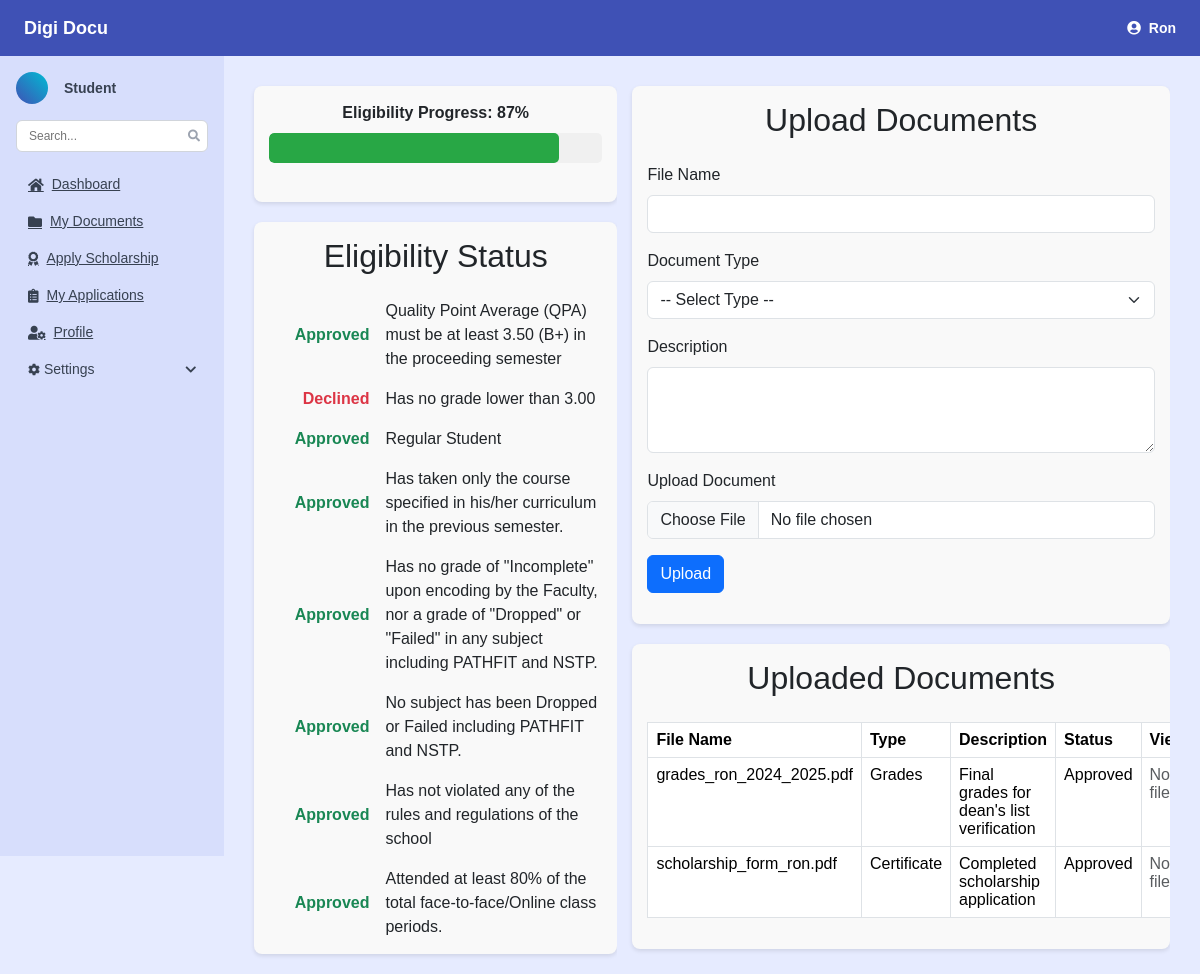
The app's page /homepage.php (signed in) with its own data.
### tables this page shows
CREATE TABLE `user` (
  `user_id` int(11) NOT NULL,
  `stud_id` int(11) DEFAULT NULL,
  `email` varchar(255) NOT NULL,
  `user_name` varchar(255) NOT NULL,
  `password` varchar(255) NOT NULL,
  `role` enum('Student','Admin','Dean','Registrar','Guidance') NOT NULL,
  `status` enum('Active','Inactive','Suspended') DEFAULT 'Active',
  `created_at` timestamp NOT NULL DEFAULT current_timestamp(),
  `last_login` timestamp NULL DEFAULT NULL
);

CREATE TABLE `document` (
  `doc_id` int(11) NOT NULL,
  `student_id` int(11) NOT NULL,
  `stud_id` int(11) NOT NULL,
  `doc_name` varchar(255) NOT NULL,
  `file_name` varchar(255) NOT NULL,
  `doc_type` varchar(100) NOT NULL,
  `doc_desc` text DEFAULT NULL,
  `file_path` varchar(500) DEFAULT NULL,
  `file` varchar(500) DEFAULT NULL,
  `file_size` bigint(20) DEFAULT NULL,
  `related_type` enum('enrollment','dean_list','scholarship','general') DEFAULT NULL,
  `related_id` int(11) DEFAULT NULL,
  `status` enum('Pending','Approved','Rejected','Declined') DEFAULT 'Pending',
  `comments` text DEFAULT NULL,
  `created_by` varchar(255) DEFAULT 'Student',
  `upload_date` timestamp NOT NULL DEFAULT current_timestamp(),
  `uploaded_at` timestamp NOT NULL DEFAULT current_timestamp(),
  `reviewed_by` int(11) DEFAULT NULL,
  `review_date` timestamp NULL DEFAULT NULL,
  `updated_at` timestamp NOT NULL DEFAULT current_timestamp() ON UPDATE current_timestamp()
);

### homepage.php (the view, shortened to what this page needs)
<?php
include('include/db.php');
$email = $_SESSION['email'] ?? '';
if (!empty($email)) {
    $sql = "SELECT stud_id FROM user WHERE email = ?";
    $stmt = $conn->prepare($sql);
    $stmt->bind_param("s", $email);
    $stmt->execute();
    $result = $stmt->get_result();
    $user = $result->fetch_assoc();
    $stud_id = $user['stud_id'] ?? null;
}
$documents = [];
$sql = "SELECT * FROM document WHERE stud_id = ?";
$stmt = $conn->prepare($sql);
$stmt->bind_param("i", $stud_id);
$stmt->execute();
$result = $stmt->get_result();
while ($doc = $result->fetch_assoc()) {
    $documents[] = $doc;
}
$sql = "SELECT * FROM student WHERE stud_id = ?";
$stmt = $conn->prepare($sql);
$stmt->bind_param("i", $stud_id);
$stmt->execute();
$result = $stmt->get_result();
$studentData = $result->fetch_assoc();
function getStatus($value, $expected = null, $isLessThan = false) {
    if (!is_null($expected)) {
        if ($isLessThan) {
            return $value > $expected
                ? '<span class="text-success">Approved</span>'
                : '<span class="text-danger">Declined</span>';
        } else {
            return $value == $expected || $value >= $expected
                ? '<span class="text-success">Approved</span>'
                : '<span class="text-danger">Declined</span>';
        }
    }
    return $value >= 80
        ? '<span class="text-success">Approved</span>'
        : '<span class="text-danger">Declined</span>';
}
function calculateEligibilityPercentage($data) {
    $totalCriteria = 8;
    $approved = 0;
    if (!is_null($data['qpa']) && $data['qpa'] >= 3.5) $approved++;
    if (!is_null($data['is_regular_student']) && $data['is_regular_student'] == 1) $approved++;
    if (!is_null($data['took_only_curriculum_courses']) && $data['took_only_curriculum_courses'] == 1) $approved++;
    if (!is_null($data['has_incomplete_grade']) && $data['has_incomplete_grade'] == 0) $approved++;
    if (!is_null($data['has_dropped_or_failed']) && $data['has_dropped_or_failed'] == 0) $approved++;
    if (!is_null($data['violated_rules']) && $data['violated_rules'] == 0) $approved++;
    if (!is_null($data['attendance_percent']) && $data['attendance_percent'] >= 80) $approved++;
    return intval(($approved / $totalCriteria) * 100);
}
$eligibilityPercentage = 0;
if ($studentData) {
    $eligibilityPercentage = calculateEligibilityPercentage($studentData);
}
?>
<html lang="en">
<head>
    <link rel="stylesheet" href="https://cdnjs.cloudflare.com/ajax/libs/font-awesome/5.15.3/css/all.min.css" />
    <link href="https://cdn.jsdelivr.net/npm/bootstrap@5.3.5/dist/css/bootstrap.min.css" rel="stylesheet"
>
    <link rel="stylesheet" href="css/global.css">
</head>
<body>
    <?php include('include/header.php'); ?>
    <div class="layout-wrapper">
        <?php include('include/sidebar.php'); ?>
        <div class="main-content flex-grow-1">
            <div class="d-flex">
                <div class="home-left-container">
                    <main class="content-area">
                        <section class="home-section">
                            <div class="mb-4 text-center">
                                <label for="eligibilityProgress" class="form-label fw-bold">Eligibility Progress:
                                    <?= $eligibilityPercentage ?>%</label>
                                <div class="progress" style="height: 30px; background-color: #f0f0f0;">
                                    <div class="progress-bar" role="progressbar"
                                        style="width: <?= $eligibilityPercentage ?>%;"
                                        aria-valuenow="<?= $eligibilityPercentage ?>" aria-valuemin="0"
                                        aria-valuemax="100"></div>
                                </div>
                            </div>
                        </section>
                        <section class="home-section">
                            <h2 class="text-center mb-4">Eligibility Status</h2>
                            <div class="row g-3 align-items-center">
                                <div class="col-4 text-end fw-bold"><?= getStatus($studentData['qpa'], 3.5) ?></div>
                                <div class="col-8 text-start">Quality Point Average (QPA) must be at least 3.50 (B+) in
                                    the proceeding semester</div>
                                <div class="col-4 text-end fw-bold">
                                    <?= getStatus($studentData['min_grade'], 3.00, true) ?></div>
                                <div class="col-8 text-start">Has no grade lower than 3.00</div>
                                <div class="col-4 text-end fw-bold">
                                    <?= getStatus($studentData['is_regular_student'], 1) ?></div>
                                <div class="col-8 text-start">Regular Student</div>
                                <div class="col-4 text-end fw-bold">
                                    <?= getStatus($studentData['took_only_curriculum_courses'], 1) ?></div>
                                <div class="col-8 text-start">Has taken only the course specified in his/her curriculum
                                    in the previous semester.</div>
                                <div class="col-4 text-end fw-bold">
                                    <?= getStatus($studentData['has_incomplete_grade'], 0) ?></div>
                                <div class="col-8 text-start">Has no grade of "Incomplete" upon encoding by the Faculty,
                                    nor a grade of "Dropped" or "Failed" in any subject including PATHFIT and NSTP.
                                </div>
                                <div class="col-4 text-end fw-bold">
                                    <?= getStatus($studentData['has_dropped_or_failed'], 0) ?></div>
                                <div class="col-8 text-start">No subject has been Dropped or Failed including PATHFIT
                                    and NSTP.</div>
                                <div class="col-4 text-end fw-bold"><?= getStatus($studentData['violated_rules'], 0) ?>
                                </div>
                                <div class="col-8 text-start">Has not violated any of the rules and regulations of the
                                    school</div>
                                <div class="col-4 text-end fw-bold"><?= getStatus($studentData['attendance_percent']) ?>
                                </div>
                                <div class="col-8 text-start">Attended at least 80% of the total face-to-face/Online
                                    class periods.</div>
                            </div>
                        </section>
                    </main>
                </div>
                <div class="home-right-container">
                    <main class="content-area">
                        <section class="home-section">
                            <h2 class="text-center mb-4">Upload Documents</h2>
                            <form method="post" enctype="multipart/form-data">
                                <div class="mb-3">
                                    <label for="file_name" class="form-label">File Name</label>
                                    <input type="text" class="form-control" name="file_name" id="file_name" required>
                                </div>
                                <div class="mb-3">
                                    <label for="doc_type" class="form-label">Document Type</label>
                                    <select class="form-select" name="doc_type" id="doc_type" required>
                                        <option value="">-- Select Type --</option>
                                    </select>
                                </div>
                                <div class="mb-3">
                                    <label for="doc_desc" class="form-label">Description</label>
                                    <textarea class="form-control" name="doc_desc" id="doc_desc" rows="3"></textarea>
                                </div>
                                <div class="mb-3">
                                    <label for="document_file" class="form-label">Upload Document</label>
                                    <input type="file" class="form-control" name="document_file" id="document_file"
                                        required>
                                </div>
                                <button type="submit" class="btn btn-primary">Upload</button>
                            </form>
                        </section>
                        <section class="home-section">
                            <h2 class="text-center mb-4">Uploaded Documents</h2>
                            <?php if (!empty($documents)): ?>
                            <table class="table table-bordered">
                                <thead>
                                    <tr>
                                        <th>File Name</th>
                                        <th>Type</th>
                                        <th>Description</th>
                                        <th>Status</th>
                                        <th>View</th>
                                    </tr>
                                </thead>
                                <tbody>
                                    <?php foreach ($documents as $doc): ?>
                                    <tr>
                                        <td><?= htmlspecialchars($doc['file_name']) ?></td>
                                        <td><?= htmlspecialchars($doc['doc_type']) ?></td>
                                        <td><?= htmlspecialchars($doc['doc_desc']) ?></td>
                                        <td><?= htmlspecialchars($doc['status']) ?></td>
                                        <td>
                                            <?php if (!empty($doc['file'])): ?>
                                            <a href="<?= htmlspecialchars($doc['file']) ?>" target="_blank"
                                                class="btn btn-sm btn-info">Open</a>
                                            <?php else: ?>
                                            <span class="text-muted">No file</span>
                                            <?php endif; ?>
                                        </td>
                                    </tr>
                                    <?php endforeach; ?>
                                </tbody>
                            </table>
                            <?php else: ?>
                            <p class="text-muted">No documents uploaded yet.</p>
                            <?php endif; ?>
                        </section>
                    </main>
                </div>
            </div>
        </div>
    </div>
</body>
</html>

### include/header.php (shortened to what this page needs)
<?php
if (isset($_SESSION['user_id'])) {
    $user_id = $_SESSION['user_id'];
    $sql = "SELECT user_name FROM user WHERE user_id = ?";
    $stmt = $conn->prepare($sql);
    $stmt->bind_param("i", $user_id);
    $stmt->execute();
    $result = $stmt->get_result();
    $user = $result->fetch_assoc();
}
?>
<header>
    <div onclick="window.location.href='landing.php'">Digi Docu</div>
    <div class="user-menu">
        <div class="user" onclick="toggleDropdown()">
            <i class="fas fa-user-circle"></i>
            <span><?php echo htmlspecialchars($user['user_name'] ?? 'User'); ?></span>
        </div>
    </div>
</header>

### css/global.css (style rules this page uses)
.home-left-container { display: flex; width: 40%; height: 100%; background-color: #e6ebff; }
.home-right-container { display: flex; width: 60%; height: 100%; padding-right: 15px; background-color: #e6ebff; }
.quick-upload, .eligibility-verification, .student-select, .user-registration, .registered-users, .search-user, .home-section, .dean-status, .dean-requirements, .dean-document-list { background: #f9f9f9; padding: 15px; margin-bottom: 20px; border-radius: 8px; box-shadow: 0 2px 4px rgba(0, 0, 0, 0.1); }
html, body { margin: 0; padding: 0; height: 100%; font-family: sans-serif; background-color: #e6ebff; }
.layout-wrapper { display: flex; height: 100vh; }
.content-area { flex-grow: 1; padding-left: 15px; padding-top: 15px; overflow-y: auto; background-color: #e6ebff; }
.main-content { flex-grow: 1; padding: 15px; background-color: #e6ebff; }
.progress { width: 100%; height: 30px; background-color: #f0f0f0; border-radius: 5px; overflow: hidden; }
.progress-bar { height: 100%; transition: width 0.5s ease-in-out; background-color: #28a745; text-align: center; line-height: 30px; color: white; font-weight: bold; border-radius: 5px; }

### include/header.php (style rules this page uses)
header { background-color: #3f51b5; color: white; height: 56px; display: flex; justify-content: space-between; align-items: center; padding: 0 24px; font-weight: 600; font-size: 1.125rem; flex-shrink: 0; }
header .user { display: flex; align-items: center; gap: 8px; font-size: 0.875rem; cursor: pointer; position: relative; }
.user-menu { position: relative; }

### records on screen
user: user_name "Ron"
document: file_name "grades_ron_2024_2025.pdf", doc_type "Grades", doc_desc "Final grades for dean's list verification", status "Approved", shows "No file"
document: file_name "scholarship_form_ron.pdf", doc_type "Certificate", doc_desc "Completed scholarship application", status "Approved", shows "No file"

### other values on screen
$role "Student"
$eligibilityPercentage "87"
